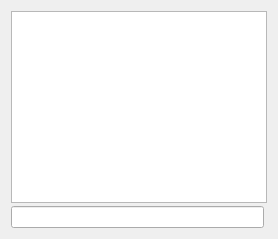
     <widget class="QWidget" name="tab_console">
      <attribute name="title">
       <string>&amp;Console</string>
      </attribute>
      <layout class="QVBoxLayout" name="verticalLayout_3">
       <property name="spacing">
        <number>3</number>
       </property>
       <item>
        <widget class="QTextEdit" name="messagesWidget">
         <property name="minimumSize">
          <size>
           <width>0</width>
           <height>100</height>
          </size>
         </property>
         <property name="readOnly">
          <bool>true</bool>
         </property>
         <property name="tabKeyNavigation" stdset="0">
          <bool>false</bool>
         </property>
         <property name="columnCount" stdset="0">
          <number>2</number>
         </property>
        </widget>
       </item>
       <item>
        <layout class="QHBoxLayout" name="horizontalLayout">
         <property name="spacing">
          <number>3</number>
         </property>
         <item>
          <widget class="QLineEdit" name="lineEdit"/>
         </item>
         <item>
          <widget class="QtMaterialFlatButton" name="clearButton" native="true">
           <property name="maximumSize">
            <size>
             <width>24</width>
             <height>24</height>
            </size>
           </property>
           <property name="toolTip">
            <string>Clear console</string>
           </property>
           <property name="text" stdset="0">
            <string/>
           </property>
           <property name="icon" stdset="0">
            <iconset resource="../bulwark.qrc">
             <normaloff>:/icons/remove</normaloff>:/icons/remove</iconset>
           </property>
           <property name="shortcut" stdset="0">
            <string notr="true">Ctrl+L</string>
           </property>
           <property name="autoDefault" stdset="0">
            <bool>false</bool>
           </property>
          </widget>
         </item>
        </layout>
       </item>
      </layout>
     </widget>
